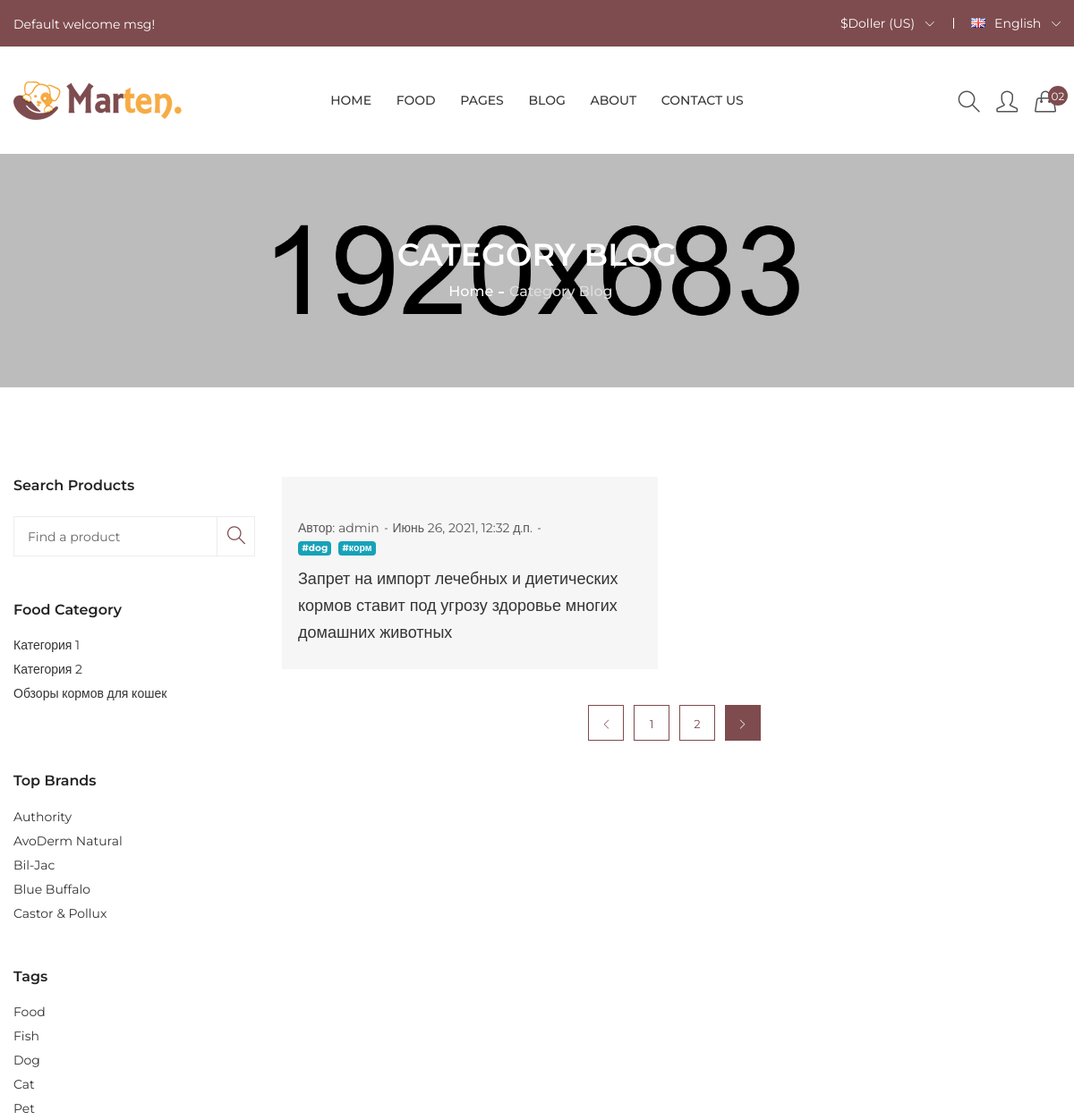
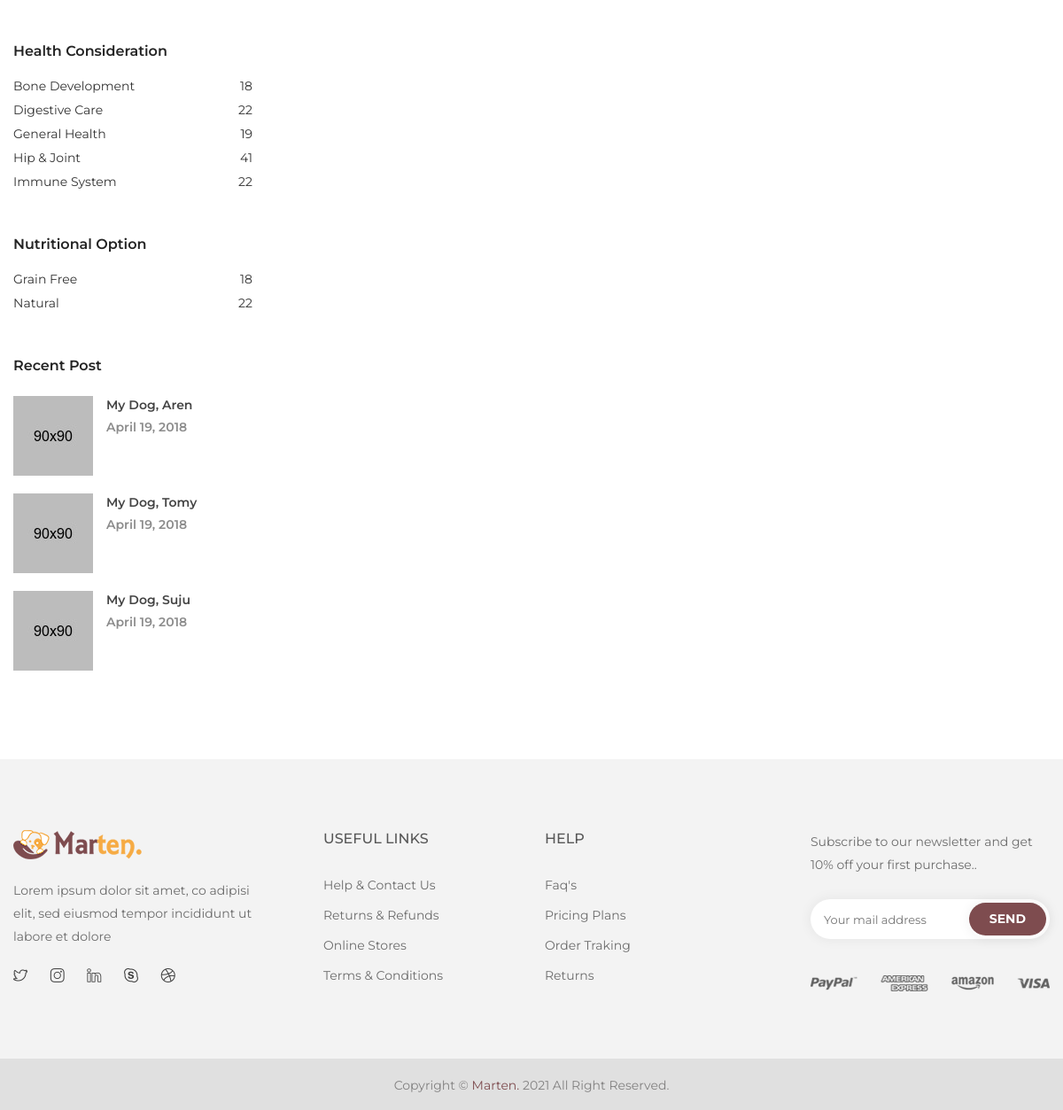
Page /category/1/ on the committed database (2 pictures, top to bottom).
### eStore_blog/models.py (models this page shows, shortened)
class Blog(models.Model):
    title = models.CharField(max_length=150)
    url = models.SlugField()
    content = models.TextField(blank=True)
    created_at = models.DateTimeField(auto_now_add=True)
    updated_at = models.DateTimeField(auto_now=True)
    photo = models.ImageField(upload_to='photos/%Y/%m/%d/')
    author = models.ForeignKey(User, on_delete=models.PROTECT, verbose_name='Автор')
    category = models.ForeignKey('Category', on_delete=models.PROTECT, null=True, verbose_name='Категории')
    tag = TaggableManager()
    is_published = models.BooleanField(default=True)
    def get_absolute_url(self):
        return reverse_lazy('view_post', kwargs={'pk': self.pk})
    class Meta:
        verbose_name = 'Новость'
        verbose_name_plural = "Новости"
        ordering = ['-created_at']

class Category(models.Model):
    title = models.CharField(max_length=150, db_index=True, verbose_name='Назваие категории')
    def get_absolute_url(self):
        return reverse_lazy('category', kwargs={'category_id': self.pk})
    def __str__(self):
        return self.title
    class Meta:
        verbose_name = 'Категория'
        verbose_name_plural = "Категории"
        ordering = ['title']

### eStore_blog/views.py (the view)
# urls.py: path('category/<int:category_id>/', BlogByCategory.as_view(), name='category'),
class BlogByCategory(ListView):
    model = Blog
    template_name = 'eStore_blog/blog_category.html'
    context_object_name = 'blogs'
    allow_empty = False  # отображает 404 код ошибки когда нет объекта как в get_object_or_404
    def get_context_data(self, *, object_list=None, **kwargs):  # переопределение данных через функцию get_context_data
        context = super(BlogByCategory, self).get_context_data(**kwargs)
        context['title'] = Category.objects.get(pk=self.kwargs['category_id'])
        return context
    def get_queryset(self):
        return Blog.objects.filter(category_id=self.kwargs['category_id'], is_published=True)

### eStore_blog/templatetags/blog_tags.py (called while the page is built)
@register.inclusion_tag('includes/list_categories.html')
def show_categories():
    categories = Category.objects.all()
    return {'categories': categories}

### eStore_blog/templates/eStore_blog/blog_category.html (shortened to what this page needs)
{% extends 'layouts/base.html' %}
{% block content %}
    {% include 'includes/header.html' %}
    <div class="breadcrumb-area pt-95 pb-95 bg-img"
         style="background-image:url(/static/assets/img/banner/banner-2.jpg);">
        <div class="container">
            <div class="breadcrumb-content text-center">
                <h2>Category blog</h2>
                <ul>
                    <li><a href="{% url 'index' %}">home</a></li>
                    <li class="active">Category blog</li>
                </ul>
            </div>
        </div>
    </div>
    <div class="shop-area pt-100 pb-100">
        <div class="container">
            <div class="row flex-row-reverse">
                <div class="col-lg-9 col-md-8">
                    <div class="row">
                        {% for blog in blogs %}
                            <div class="col-lg-6 col-md-6">
                                <div class="blog-wrapper mb-30 gray-bg">
                                    <div class="blog-img hover-effect">
                                    </div>
                                    <div class="blog-content">
                                        <div class="blog-meta">
                                            <ul>
                                                <li>Автор: <span>{{ blog.author }}</span></li>
                                                <li>{{ blog.created_at }}</li>
                                                <br>
                                                {% for tag in blog.tag.all %}
                                                    <a href="#" class="mr-1 badge badge-info">#{{ tag }}</a>
                                                {% endfor %}
                                            </ul>
                                        </div>
                                        <h4><a href="{{ blog.get_absolute_url }}">{{ blog.title }}</a></h4>
                                    </div>
                                </div>
                            </div>
                        {% endfor %}
                    </div>
                    <div class="pagination-style text-center mt-10">
                        <ul>
                            <li>
                                <a href="#"><i class="icon-arrow-left"></i></a>
                            </li>
                            <li>
                                <a href="#">1</a>
                            </li>
                            <li>
                                <a href="#">2</a>
                            </li>
                            <li>
                                <a class="active" href="#"><i class="icon-arrow-right"></i></a>
                            </li>
                        </ul>
                    </div>
                </div>
                {% include 'includes/_sidebar.html' %}
            </div>
        </div>
    </div>
    {% include 'includes/footer.html' %}
{% endblock content %}

### templates/includes/list_categories.html
<div class="shop-list-style mt-20">
    <ul>
        {% for cat in categories %}
            <li><a href="{{ cat.get_absolute_url }}">{{ cat.title }}</a></li>
        {% endfor %}
        <br>
    </ul>
</div>

### eStore_core/static/assets/css/responsive.css (style rules this page uses)
@media (min-width: 992px) and (max-width: 1200px) { .blog-content > h4 { font-size: 18px; } }
@media (min-width: 992px) and (max-width: 1200px) { .blog-content { padding: 26px 18px; } }

### rows in the picture
Blog: author "admin", created_at "Июнь 26, 2021, 12:32 д.п.", title "Запрет на импорт лечебных и диетических кормов ставит под угрозу здоровье многих домашних животных"
Tag: name "dog"
Tag: name "корм"
Category: title "Категория 1"
Category: title "Категория 2"
Category: title "Обзоры кормов для кошек"
